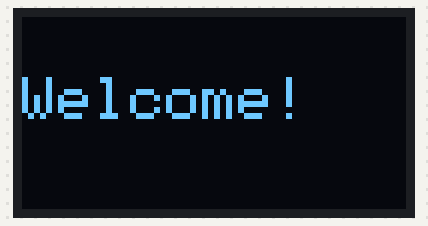
The sketch below on a simulated ESP32. Shown: 128×64 one-colour display. WiFi joins after 1.5 s; servers stay silent unless stated; the local clock reads 2024-03-15 10:24:30 at power-on unless the sketch sets it; what the sketch prints to the serial monitor is not drawn.

Above: at 0.1 s.
At 3.7 s:
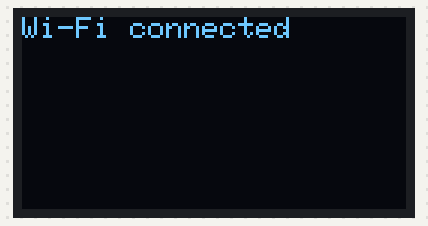
At 5.7 s:
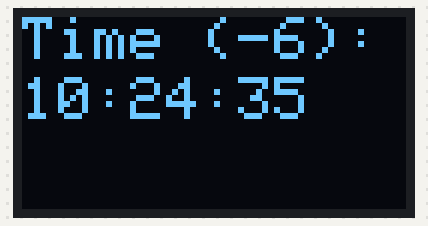
At 13.9 s:
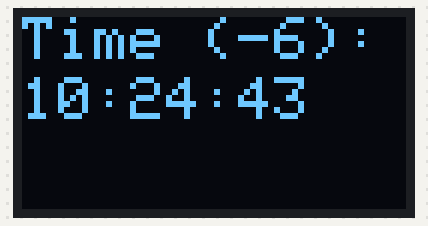
At 22.1 s:
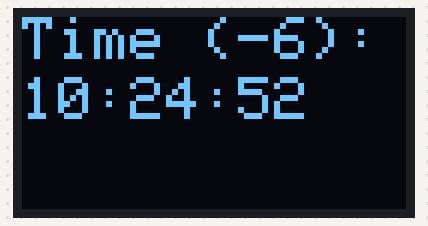
At 38.5 s:
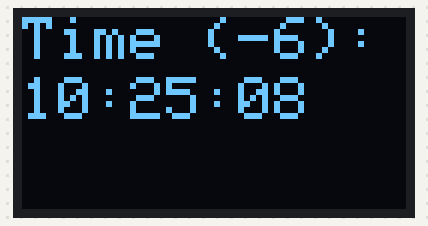

The sketch:

NTP_clock.ino
```cpp
#include <Wire.h>
#include <Adafruit_GFX.h>
#include <Adafruit_SSD1306.h>
#include <WiFi.h>
#include "time.h"

// OLED display configuration
#define SCREEN_WIDTH 128
#define SCREEN_HEIGHT 64
#define OLED_RESET    -1
Adafruit_SSD1306 display(SCREEN_WIDTH, SCREEN_HEIGHT, &Wire, OLED_RESET);

// Wi-Fi credentials
const char* ssid = "shuttleworth_reliable";
const char* password = "Password$1";

// NTP server configuration
const char* ntpServer = "pool.ntp.org";
const long gmtOffset_sec = -6*3600; // Adjust for your timezone
const int daylightOffset_sec = 3600;

void displayMessage(const char* message) {
  display.clearDisplay();
  display.setTextSize(1);
  display.setTextColor(SSD1306_WHITE);
  display.setCursor(0, 0);
  display.print(message);
  display.display();
}

void showSplashScreen() {
  display.clearDisplay();
  display.setTextSize(2);
  display.setTextColor(SSD1306_WHITE);
  display.setCursor(0, 20);
  display.print("Welcome!");
  display.display();
  delay(2000); // Show splash screen for 2 seconds
}

void showError(const char* errorMessage) {
  display.clearDisplay();
  display.setTextSize(1);
  display.setTextColor(SSD1306_WHITE);
  display.setCursor(0, 0);
  display.print("Error:");
  display.setCursor(0, 10);
  display.print(errorMessage);
  display.display();
}

void setup() {
  Serial.begin(115200);

  // Initialize OLED display
  if (!display.begin(SSD1306_SWITCHCAPVCC, 0x3C)) {
    const char* error = "SSD1306 allocation failed";
    Serial.println(error);
    showError(error);
    for (;;);
  }

  // Show splash screen
  showSplashScreen();

  // Clear the display after the splash screen
  display.clearDisplay();
  display.display();

  // Connect to Wi-Fi
  Serial.print("Connecting to Wi-Fi");
  WiFi.begin(ssid, password);
  int retryCount = 0;
  while (WiFi.status() != WL_CONNECTED) {
    delay(500);
    Serial.print(".");
    retryCount++;
    if (retryCount > 20) { // Timeout after 10 seconds
      const char* error = "Wi-Fi connect failed";
      Serial.println(error);
      showError(error);
      return;
    }
  }
  Serial.println("\nWi-Fi connected");
  displayMessage("Wi-Fi connected");
  delay(2000);

  // Configure NTP
  configTime(gmtOffset_sec, daylightOffset_sec, ntpServer);
}

void loop() {
  // Get current time
  struct tm timeinfo;
  if (!getLocalTime(&timeinfo)) {
    const char* error = "Failed to obtain time";
    Serial.println(error);
    showError(error);
    delay(2000);
    return;
  }

  // Format time as HH:MM:SS
  char timeStr[10];
  strftime(timeStr, sizeof(timeStr), "%H:%M:%S", &timeinfo);

  // Display the time on the OLED
  display.clearDisplay();
  display.setTextSize(2); // Larger text
  display.setTextColor(SSD1306_WHITE);
  display.setCursor(0, 0);
  display.print("Time (-6):");
  display.setCursor(0, 20);
  display.print(timeStr);
  display.display();

  // Log to Serial
  Serial.println(timeStr);

  delay(1000); // Update once per second
}
```

Measured:
- what the display in image 1 shows lasts 2.0 s, from 3.6 s to 5.6 s
- what the display in image 2 shows lasts 1.1 s, from 5.6 s to 6.7 s
